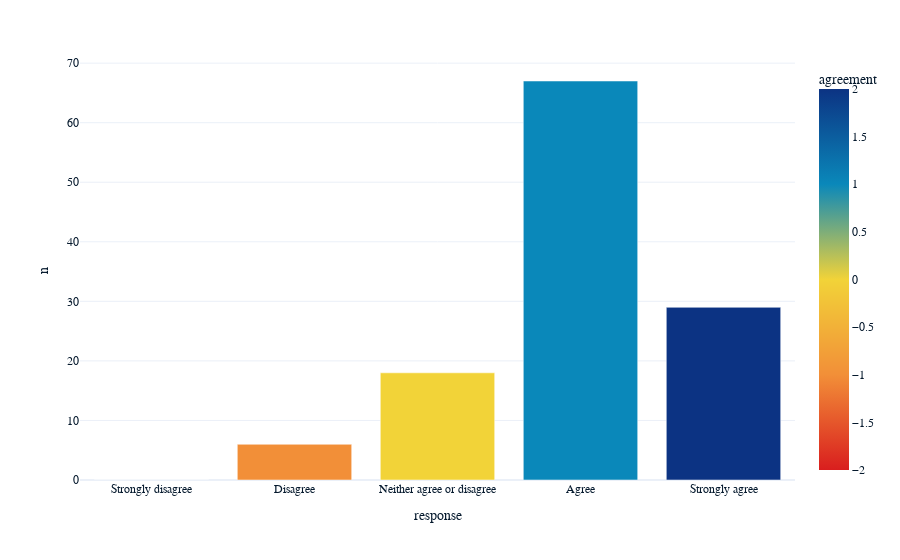

Notebook cell for this chart:
### Markdown cell above
Categorical variables of this nature, featuring a neutral response and two opposing sets of responses (agreeing and disagreeing), are ideally visualized using a diverging color scale.

### Code cell
# Notice that I have saved on datacamp our previous query as a dataframe named q3_1_counts 

px.bar(
    q3_1_counts,
    x="response",
    y="n",
    color="agreement",
    color_continuous_scale= px.colors.diverging.Portland_r
)

### Figure 1 — Plotly figure (JSON) as saved in the notebook; plotly's stock layout.template omitted (floating-point values rounded to 4 significant figures)
{"data": [{"alignmentgroup": "True", "hovertemplate": "response=%{x}<br>n=%{y}<br>agreement=%{marker.color}<extra></extra>", "legendgroup": "", "marker": {"color": [-2, -1, 0, 1, 2], "coloraxis": "coloraxis", "pattern": {"shape": ""}}, "name": "", "offsetgroup": "", "orientation": "v", "showlegend": false, "textposition": "auto", "x": ["Strongly disagree", "Disagree", "Neither agree or disagree", "Agree", "Strongly agree"], "xaxis": "x", "y": [0, 6, 18, 67, 29], "yaxis": "y", "type": "bar"}], "layout": {"xaxis": {"anchor": "y", "domain": [0, 1], "title": {"text": "response"}}, "yaxis": {"anchor": "x", "domain": [0, 1], "title": {"text": "n"}}, "coloraxis": {"colorbar": {"title": {"text": "agreement"}}, "colorscale": [[0, "rgb(217,30,30)"], [0.25, "rgb(242,143,56)"], [0.5, "rgb(242,211,56)"], [0.75, "rgb(10,136,186)"], [1, "rgb(12,51,131)"]]}, "legend": {"tracegroupgap": 0}, "margin": {"t": 60}, "barmode": "relative"}}
